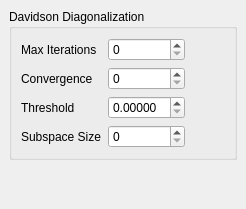
       <widget class="QWidget" name="AdvancedDavidsonAlgorithm" >
        <layout class="QGridLayout" >
         <property name="margin" >
          <number>9</number>
         </property>
         <property name="spacing" >
          <number>6</number>
         </property>
         <item row="1" column="0" >
          <spacer>
           <property name="orientation" >
            <enum>Qt::Vertical</enum>
           </property>
           <property name="sizeHint" >
            <size>
             <width>20</width>
             <height>40</height>
            </size>
           </property>
          </spacer>
         </item>
         <item row="0" column="0" >
          <widget class="QGroupBox" name="groupBox_13" >
           <property name="title" >
            <string>Davidson Diagonalization</string>
           </property>
           <layout class="QGridLayout" >
            <property name="margin" >
             <number>9</number>
            </property>
            <property name="spacing" >
             <number>6</number>
            </property>
            <item row="3" column="1" >
             <widget class="QSpinBox" name="cc_dmaxvectors" />
            </item>
            <item row="3" column="0" >
             <widget class="QLabel" name="label_191" >
              <property name="text" >
               <string>Subspace Size</string>
              </property>
             </widget>
            </item>
            <item row="1" column="0" >
             <widget class="QLabel" name="label_189" >
              <property name="text" >
               <string>Convergence</string>
              </property>
             </widget>
            </item>
            <item row="1" column="1" >
             <widget class="QSpinBox" name="cc_dconvergence" />
            </item>
            <item row="0" column="2" >
             <spacer>
              <property name="orientation" >
               <enum>Qt::Horizontal</enum>
              </property>
              <property name="sizeHint" >
               <size>
                <width>40</width>
                <height>20</height>
               </size>
              </property>
             </spacer>
            </item>
            <item row="2" column="0" >
             <widget class="QLabel" name="label_192" >
              <property name="text" >
               <string>Threshold</string>
              </property>
             </widget>
            </item>
            <item row="0" column="0" >
             <widget class="QLabel" name="label_190" >
              <property name="text" >
               <string>Max Iterations</string>
              </property>
             </widget>
            </item>
            <item row="0" column="1" >
             <widget class="QSpinBox" name="cc_dmaxiter" />
            </item>
            <item row="2" column="1" >
             <widget class="QDoubleSpinBox" name="cc_dthreshold" >
              <property name="decimals" >
               <number>5</number>
              </property>
             </widget>
            </item>
           </layout>
          </widget>
         </item>
        </layout>
       </widget>
